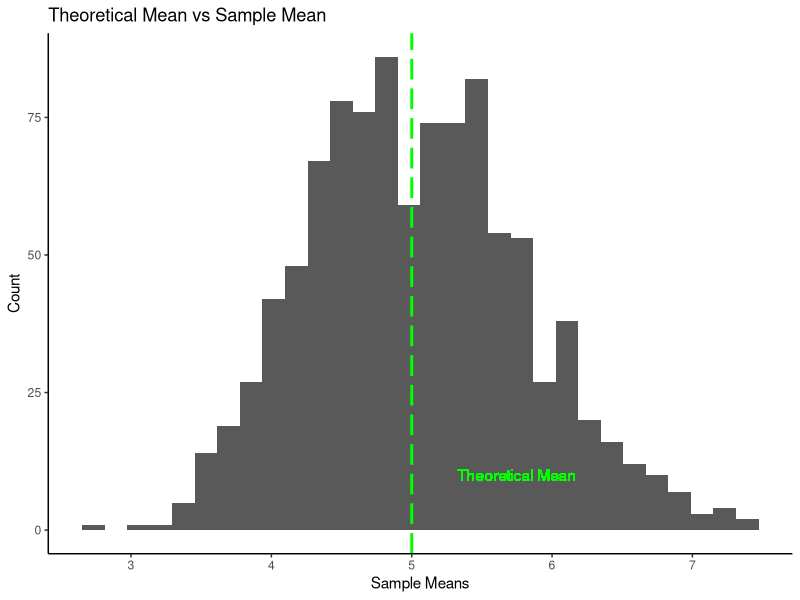
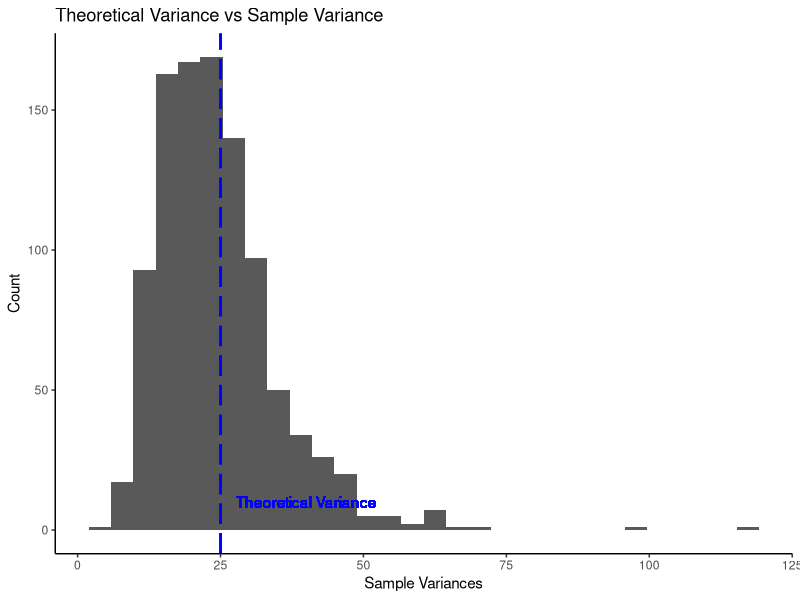
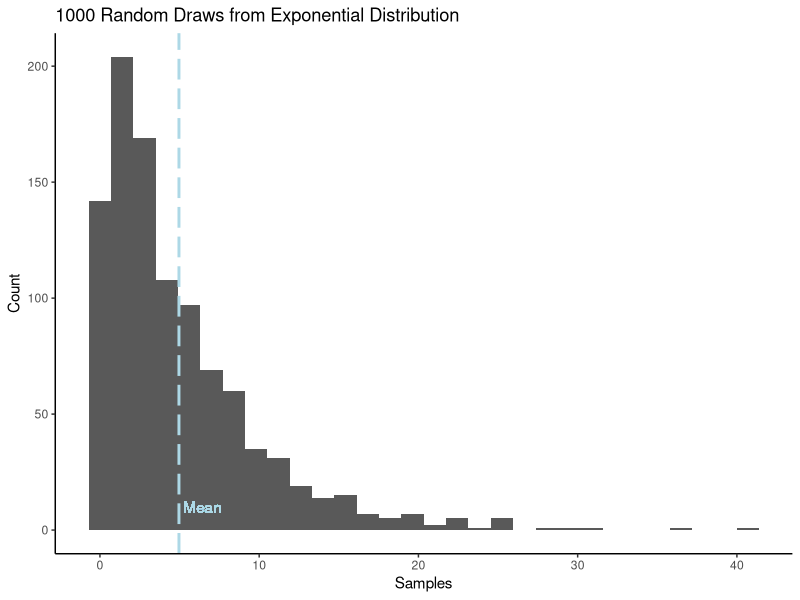
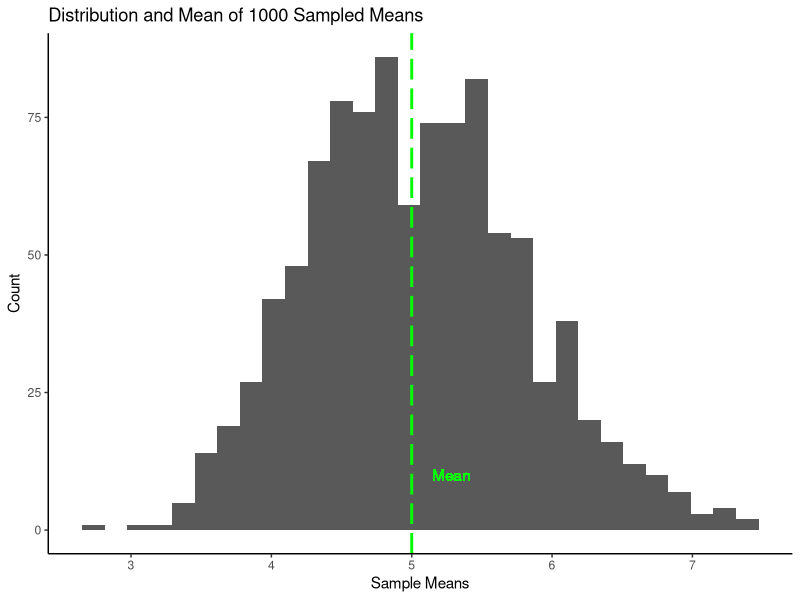
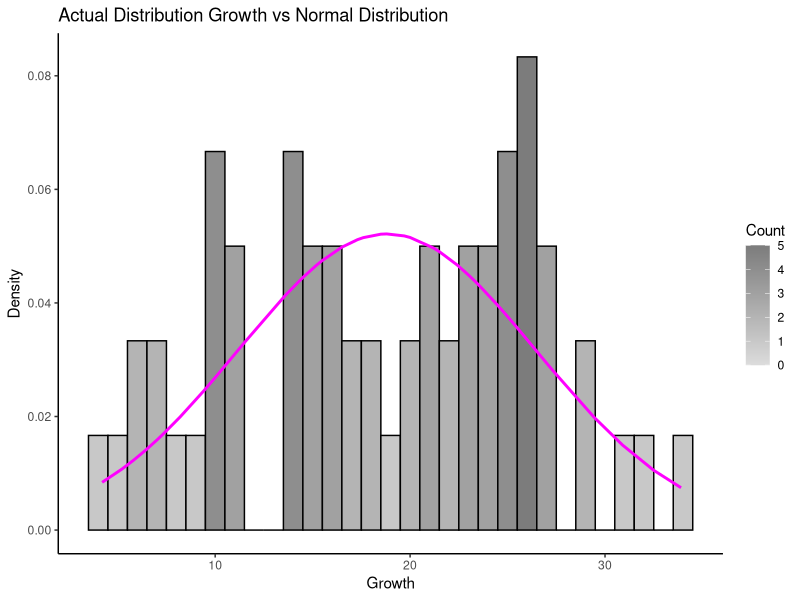

The R source for these figures, in order: (Note: this script raises an error after producing the figures.)
## ---- chunk 1
    lambda<-0.2
    mns<-NULL
    vars<-NULL
    for (i in 1:1000) {
            mns=c(mns,mean(rexp(40,lambda)))
            vars=c(vars,var(rexp(40,lambda)))
    }
    sims<-data.frame(mns,vars)
## ---- chunk 2
    library(ggplot2)
    ggplot(data=sims, aes(mns))+
            geom_histogram()+
            labs(title="Theoretical Mean vs Sample Mean",
                 x="Sample Means",
                 y="Count")+
            geom_vline(xintercept=1/lambda, colour="green",linetype="longdash", size=1)+
            geom_text(aes(x=1/lambda*1.15,y=10,label="Theoretical Mean"),color="green")+
            theme_classic()
## ---- chunk 3
    mean(sims$mns)
## ---- chunk 4
    library(ggplot2)
    ggplot(data=sims, aes(vars))+
            geom_histogram()+
            labs(title="Theoretical Variance vs Sample Variance",
                 x="Sample Variances",
                 y="Count")+
            geom_vline(xintercept=(1/lambda)^2, colour="blue",linetype="longdash", size=1)+
            geom_text(aes(x=(1/lambda)^2*1.6,y=10,label="Theoretical Variance"),color="blue")+
            theme_classic()
## ---- chunk 5
    mean(sims$vars)
## ---- chunk 6
    draws<-rexp(1000,0.2)
    draws<-data.frame(draws)
    drawmean<-mean(draws$draws)
    library(ggplot2)
    ggplot(data=draws, aes(draws))+
            geom_histogram()+
            labs(title="1000 Random Draws from Exponential Distribution",
                 x="Samples",
                 y="Count")+
            geom_vline(xintercept=mean(drawmean), colour="lightblue",linetype="longdash", size=1)+
            geom_text(aes(x=drawmean+1.5,y=10,label="Mean"),color="lightblue")+
            theme_classic()
## ---- chunk 7
    library(ggplot2)
    ggplot(data=sims, aes(mns))+
            geom_histogram()+
            labs(title="Distribution and Mean of 1000 Sampled Means",
                 x="Sample Means",
                 y="Count")+
            geom_vline(xintercept=1/lambda, colour="green",linetype="longdash", size=1)+
            geom_text(aes(x=mean(sims$mns)+.25,y=10,label="Mean"),color="green")+
            theme_classic()
## ---- chunk 8
    library(datasets)
    data("ToothGrowth")
    str(ToothGrowth)
## ---- chunk 9
    summary(ToothGrowth)
## ---- chunk 10
    library(ggplot2)
    ggplot(data=ToothGrowth,aes(x=len))+
            geom_histogram(aes(y=..density..,fill=..count..),
                           binwidth=1,
                           color="black")+
            scale_fill_gradient("Count",
                                low="#DCDCDC",
                                high="#7C7C7C")+
            labs(title="Actual Distribution Growth vs Normal Distribution",
                 x="Growth",
                 y="Density")+
            geom_line(aes(y=dnorm(x=ToothGrowth$len,mean=mean(ToothGrowth$len),sd=sd(ToothGrowth$len))),
                      color="magenta",
                      size=1)+
            theme_classic()
## ---- chunk 11
    with(ToothGrowth,t.test(len~supp,alternative="two.sided",mu=0,conf.level=0.95, paired=FALSE))
## ---- chunk 12
    halfdose<-ToothGrowth[ToothGrowth$dose==0.5,]
    fulldose<-ToothGrowth[ToothGrowth$dose==1.0,]
    doubledose<-ToothGrowth[ToothGrowth$dose==2.0,]
## ---- chunk 13
    with(halfdose,t.test(len~supp,alternative="two.sided",mu=0,conf.level=0.95,paired=FALSE))
## ---- chunk 14
    with(fulldose,t.test(len~supp,alternative="two.sided",mu=0,conf.level=0.95,paired=FALSE))
## ---- chunk 15
    with(doubledose,t.test(len~supp,alternative="two.sided",mu=0,conf.level=0.95,paired=FALSE))
